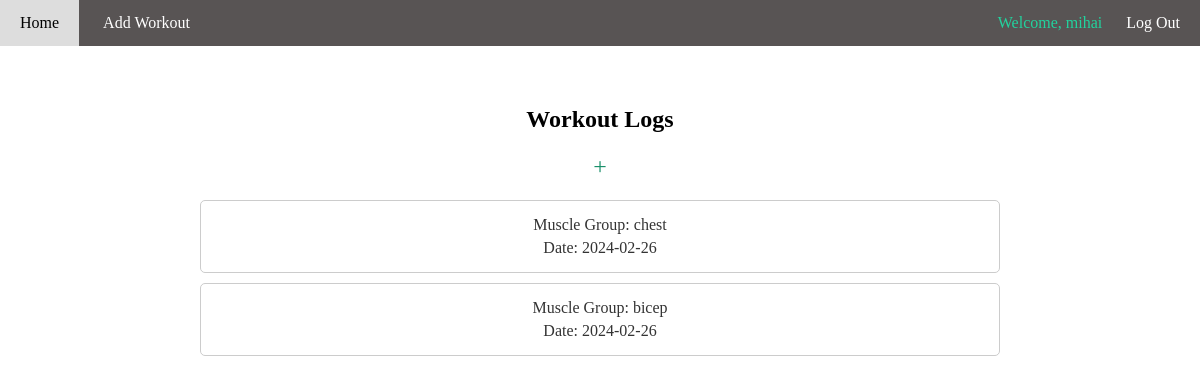
/ (signed in), run on the app's committed database.
### tables this page shows
CREATE TABLE logs (id INTEGER PRIMARY KEY AUTOINCREMENT NOT NULL, user_id INT NOT NULL, date DATE NOT NULL, muscle_group TEXT NOT NULL, FOREIGN KEY (user_id) REFERENCES users (id));

### app.py (the view)
@app.route("/")
@login_required
def index():
    logs = db.execute("""SELECT * FROM logs WHERE user_id = ?
                      ORDER BY date DESC""", session["user_id"])
    return render_template("index.html", logs = logs)

### app.py (called while the page is built)
@app.after_request
def after_request(response):
    response.headers["Cache-Control"] = "no-cache, no-store, must-revalidate"
    response.headers["Expires"] = 0
    response.headers["Pragma"] = "no-cache"
    return response

### helpers.py (called while the page is built)
def login_required(f):
    @wraps(f)
    def decorated_function(*args, **kwargs):
        if session.get("user_id") is None:
            return redirect("/login")
        return f(*args, **kwargs)
    return decorated_function

### templates/index.html (shortened to what this page needs)
{% extends "layout.html" %}
{% block main %}
    <div class="container3">
        <h2>Workout Logs</h2>
        <a href="/add_log" class="add_log_sign">+</a>
        <div class="logs">
            {% for log in logs %}
            <a href="/log/{{ log.id }}" class="log_details">
                <div class="log">
                    <p>Muscle Group: {{ log.muscle_group }}</p>
                    <p>Date: {{ log.date }}</p>
                </div>
            </a>
            {% endfor %}
        </div>
    </div>
{% endblock %}

### static/styles.css (style rules this page uses)
body { margin: 0; }
h2 { text-align: center; }
p { margin-top: 15px; text-align: center; }
a { color: #007bff; text-decoration: none; }
.container3 { max-width: 800px; margin: 0 auto; padding: 20px; }
.add_log_sign { display: block; text-align: center; font-size: 24px; margin-bottom: 20px; color: #188f69; text-decoration: none !important; }
.logs { margin-top: 20px; }
.log_details { display: block; text-decoration: none !important; color: #333; }
.log { border: 1px solid #ccc; border-radius: 5px; padding: 10px; margin-bottom: 10px; }
.log p { margin: 5px 0; }

### data on the page
logs: muscle_group "chest", date "2024-02-26"
logs: muscle_group "bicep", date "2024-02-26"

### other printed values
{{ session["username"] }} "mihai"
